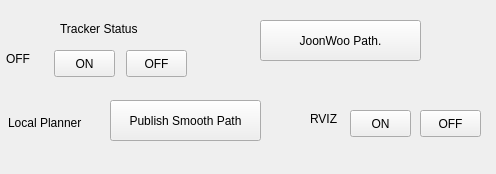
<?xml version="1.0" encoding="UTF-8"?>
<ui version="4.0">
 <class>MainWindow</class>
 <widget class="QMainWindow" name="MainWindow">
  <property name="geometry">
   <rect>
    <x>0</x>
    <y>0</y>
    <width>496</width>
    <height>174</height>
   </rect>
  </property>
  <property name="windowTitle">
   <string>LogPlot</string>
  </property>
  <widget class="QWidget" name="centralWidget">
   <widget class="QLabel" name="label">
    <property name="geometry">
     <rect>
      <x>8</x>
      <y>114</y>
      <width>101</width>
      <height>17</height>
     </rect>
    </property>
    <property name="text">
     <string>Local Planner</string>
    </property>
   </widget>
   <widget class="QPushButton" name="pushButton_traker1_on">
    <property name="geometry">
     <rect>
      <x>54</x>
      <y>50</y>
      <width>61</width>
      <height>27</height>
     </rect>
    </property>
    <property name="text">
     <string>ON</string>
    </property>
   </widget>
   <widget class="QLabel" name="label_traker1">
    <property name="geometry">
     <rect>
      <x>6</x>
      <y>50</y>
      <width>41</width>
      <height>17</height>
     </rect>
    </property>
    <property name="text">
     <string>OFF</string>
    </property>
   </widget>
   <widget class="QPushButton" name="pushButton_traker1_off">
    <property name="geometry">
     <rect>
      <x>126</x>
      <y>50</y>
      <width>61</width>
      <height>27</height>
     </rect>
    </property>
    <property name="text">
     <string>OFF</string>
    </property>
   </widget>
   <widget class="QLabel" name="label_traker1_2">
    <property name="geometry">
     <rect>
      <x>60</x>
      <y>20</y>
      <width>101</width>
      <height>17</height>
     </rect>
    </property>
    <property name="text">
     <string>Tracker Status</string>
    </property>
   </widget>
   <widget class="QPushButton" name="pushButton_PubMsg">
    <property name="geometry">
     <rect>
      <x>110</x>
      <y>100</y>
      <width>151</width>
      <height>41</height>
     </rect>
    </property>
    <property name="text">
     <string>Publish Smooth Path</string>
    </property>
   </widget>
   <widget class="QPushButton" name="pushButton_rviz_on">
    <property name="geometry">
     <rect>
      <x>350</x>
      <y>110</y>
      <width>61</width>
      <height>27</height>
     </rect>
    </property>
    <property name="text">
     <string>ON</string>
    </property>
   </widget>
   <widget class="QLabel" name="label_traker1_3">
    <property name="geometry">
     <rect>
      <x>310</x>
      <y>110</y>
      <width>31</width>
      <height>17</height>
     </rect>
    </property>
    <property name="text">
     <string>RVIZ</string>
    </property>
   </widget>
   <widget class="QPushButton" name="pushButton_rviz_off">
    <property name="geometry">
     <rect>
      <x>420</x>
      <y>110</y>
      <width>61</width>
      <height>27</height>
     </rect>
    </property>
    <property name="text">
     <string>OFF</string>
    </property>
   </widget>
   <widget class="QPushButton" name="pushButton_JWPath">
    <property name="geometry">
     <rect>
      <x>260</x>
      <y>20</y>
      <width>161</width>
      <height>41</height>
     </rect>
    </property>
    <property name="text">
     <string>JoonWoo Path.</string>
    </property>
   </widget>
  </widget>
  <widget class="QMenuBar" name="menuBar">
   <property name="geometry">
    <rect>
     <x>0</x>
     <y>0</y>
     <width>496</width>
     <height>25</height>
    </rect>
   </property>
  </widget>
 </widget>
 <layoutdefault spacing="6" margin="11"/>
 <resources/>
 <connections/>
</ui>
